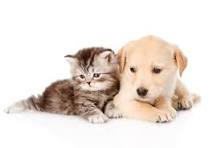
#> input picture photo/10.jpeg, 217 x 148 px
$ python 7_colorSpaces.py
#> lines starting #> are read from the running program, lines starting #| are printed output that depends on the picture
# swichting between the color spaces i.e, rgb , grayscale , hsv , l*a*b

import cv2 as cv

img = cv.imread('photo/10.jpeg')
#> img is the input picture: shape (148, 217, 3); mean B, G, R 219.2, 225.7, 234.7
cv.imshow('img',img)

# BGR to Grayscale(Shows the distribution of pixel intensities)
gray = cv.cvtColor(img,cv.COLOR_BGR2GRAY)
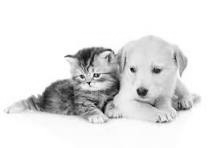
#> gray: shape (148, 217); min 7, max 255, mean 227.7
cv.imshow("gray",gray)

# BGR to HSV
hsv = cv.cvtColor(img,cv.COLOR_BGR2HSV)
#> hsv: shape (148, 217, 3); mean H, S, V 14.6, 22.9, 234.8
cv.imshow("hsv",hsv)

# BGR to l*a*b
lab = cv.cvtColor(img,cv.COLOR_BGR2LAB)
#> lab: shape (148, 217, 3); mean of channels 0, 1, 2 229.4, 130.4, 132.6
cv.imshow("lab",lab)

# BGR to RGB
rgb = cv.cvtColor(img,cv.COLOR_BGR2RGB)
cv.imshow('rgb',rgb)

cv.waitKey(0)

$ run again, with photo/1.jpeg copied over photo/10.jpeg
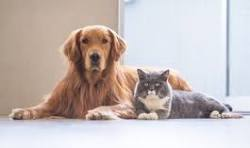
#> input picture photo/1.jpeg, 250 x 148 px
#> img is the input picture: shape (148, 250, 3); mean B, G, R 185.6, 187.8, 198.3
#> `gray = cv.cvtColor(img,cv.COLOR_BGR2GRAY)`:
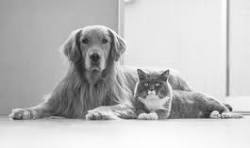
#> gray: shape (148, 250); min 32, max 254, mean 190.7
#> hsv: shape (148, 250, 3); mean H, S, V 67, 39.6, 205.5
#> lab: shape (148, 250, 3); mean of channels 0, 1, 2 195.4, 132, 131

$ run again, with photo/2.jpeg copied over photo/10.jpeg
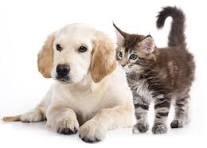
#> input picture photo/2.jpeg, 207 x 148 px
#> img is the input picture: shape (148, 207, 3); mean B, G, R 195.3, 201.5, 210
#> `gray = cv.cvtColor(img,cv.COLOR_BGR2GRAY)`:
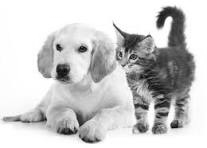
#> gray: shape (148, 207); min 1, max 255, mean 203.3
#> hsv: shape (148, 207, 3); mean H, S, V 20.8, 25.4, 210.1
#> lab: shape (148, 207, 3); mean of channels 0, 1, 2 206.2, 130.2, 132.4

$ run again, with photo/3.jpeg copied over photo/10.jpeg
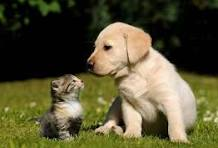
#> input picture photo/3.jpeg, 218 x 148 px
#> img is the input picture: shape (148, 218, 3); mean B, G, R 53.2, 84.1, 88.6
#> `gray = cv.cvtColor(img,cv.COLOR_BGR2GRAY)`:
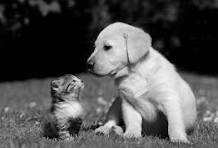
#> gray: shape (148, 218); min 0, max 243, mean 81.9
#> hsv: shape (148, 218, 3); mean H, S, V 28.1, 119.6, 91
#> lab: shape (148, 218, 3); mean of channels 0, 1, 2 87.3, 125.1, 145
